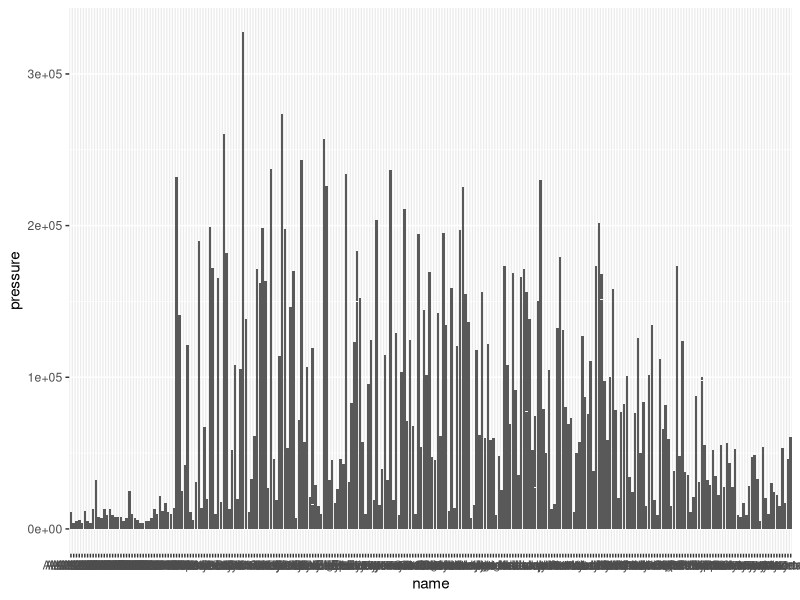

Reproduce this figure in R.
## ---- chunk 1
library(tidyverse)
library(ggplot2)

view(storms)
storms %>%
  ggplot() +
  geom_col(mapping = aes(x = name, y = pressure))
## ---- chunk 2
#| echo: false
2 * 2
